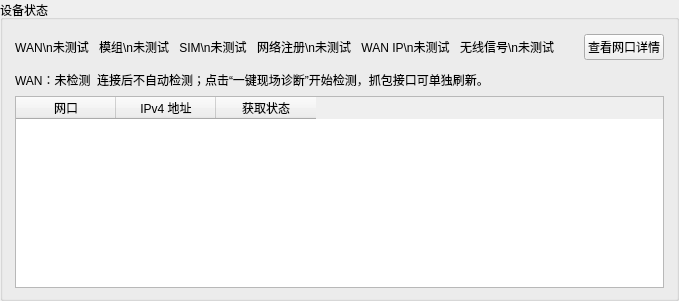
         <widget class="QGroupBox" name="groupDeviceStatus">
          <property name="title">
           <string>设备状态</string>
          </property>
          <layout class="QVBoxLayout" name="deviceStatusLayout">
           <property name="leftMargin">
            <number>12</number>
           </property>
           <property name="topMargin">
            <number>14</number>
           </property>
           <property name="rightMargin">
            <number>12</number>
           </property>
           <property name="bottomMargin">
            <number>10</number>
           </property>
           <property name="spacing">
            <number>8</number>
           </property>
           <item>
            <layout class="QGridLayout" name="deviceCardsLayout">
             <property name="spacing">
              <number>10</number>
             </property>
             <item row="0" column="0">
              <widget class="QLabel" name="labelCardWan">
               <property name="statusCard" stdset="0">
                <bool>true</bool>
               </property>
               <property name="text">
                <string>WAN\n未测试</string>
               </property>
               <property name="alignment">
                <set>Qt::AlignCenter</set>
               </property>
               <property name="minimumHeight">
                <number>58</number>
               </property>
              </widget>
             </item>
             <item row="0" column="1">
              <widget class="QLabel" name="labelCardModule">
               <property name="statusCard" stdset="0">
                <bool>true</bool>
               </property>
               <property name="text">
                <string>模组\n未测试</string>
               </property>
               <property name="alignment">
                <set>Qt::AlignCenter</set>
               </property>
               <property name="minimumHeight">
                <number>58</number>
               </property>
              </widget>
             </item>
             <item row="0" column="2">
              <widget class="QLabel" name="labelCardSim">
               <property name="statusCard" stdset="0">
                <bool>true</bool>
               </property>
               <property name="text">
                <string>SIM\n未测试</string>
               </property>
               <property name="alignment">
                <set>Qt::AlignCenter</set>
               </property>
               <property name="minimumHeight">
                <number>58</number>
               </property>
              </widget>
             </item>
             <item row="0" column="3">
              <widget class="QLabel" name="labelCardRegistration">
               <property name="statusCard" stdset="0">
                <bool>true</bool>
               </property>
               <property name="text">
                <string>网络注册\n未测试</string>
               </property>
               <property name="alignment">
                <set>Qt::AlignCenter</set>
               </property>
               <property name="minimumHeight">
                <number>58</number>
               </property>
              </widget>
             </item>
             <item row="0" column="4">
              <widget class="QLabel" name="labelCardWanIp">
               <property name="statusCard" stdset="0">
                <bool>true</bool>
               </property>
               <property name="text">
                <string>WAN IP\n未测试</string>
               </property>
               <property name="alignment">
                <set>Qt::AlignCenter</set>
               </property>
               <property name="minimumHeight">
                <number>58</number>
               </property>
              </widget>
             </item>
             <item row="0" column="5">
              <widget class="QLabel" name="labelCardSignal">
               <property name="statusCard" stdset="0">
                <bool>true</bool>
               </property>
               <property name="text">
                <string>无线信号\n未测试</string>
               </property>
               <property name="alignment">
                <set>Qt::AlignCenter</set>
               </property>
               <property name="minimumHeight">
                <number>58</number>
               </property>
               <property name="minimumWidth">
                <number>190</number>
               </property>
              </widget>
             </item>
             <item row="0" column="6">
              <spacer name="deviceCardSpacer">
               <property name="orientation">
                <enum>Qt::Horizontal</enum>
               </property>
               <property name="sizeHint" stdset="0">
                <size>
                 <width>20</width>
                 <height>20</height>
                </size>
               </property>
              </spacer>
             </item>
             <item row="0" column="7">
              <widget class="QPushButton" name="btnToggleDeviceDetails">
               <property name="text">
                <string>查看网口详情</string>
               </property>
               <property name="maximumWidth">
                <number>130</number>
               </property>
              </widget>
             </item>
            </layout>
           </item>
           <item>
            <widget class="QWidget" name="deviceDetailsPanel">
             <property name="visible">
              <bool>false</bool>
             </property>
             <layout class="QVBoxLayout" name="deviceDetailsLayout">
              <property name="leftMargin">
               <number>0</number>
              </property>
              <property name="topMargin">
               <number>2</number>
              </property>
              <property name="rightMargin">
               <number>0</number>
              </property>
              <property name="bottomMargin">
               <number>0</number>
              </property>
              <property name="spacing">
               <number>6</number>
              </property>
              <item>
               <layout class="QHBoxLayout" name="deviceSummaryLayout">
                <item>
                 <widget class="QLabel" name="labelWanSummary">
                  <property name="text">
                   <string>WAN：未检测</string>
                  </property>
                 </widget>
                </item>
                <item>
                 <widget class="QLabel" name="labelAutoDetectStatus">
                  <property name="text">
                   <string>连接后不自动检测；点击“一键现场诊断”开始检测，抓包接口可单独刷新。</string>
                  </property>
                 </widget>
                </item>
                <item>
                 <spacer name="deviceStatusSpacer">
                  <property name="orientation">
                   <enum>Qt::Horizontal</enum>
                  </property>
                  <property name="sizeHint" stdset="0">
                   <size>
                    <width>40</width>
                    <height>20</height>
                   </size>
                  </property>
                 </spacer>
                </item>
               </layout>
              </item>
              <item>
               <widget class="QTableWidget" name="tableInterfaces">
                <property name="minimumHeight">
                 <number>100</number>
                </property>
                <property name="columnCount">
                 <number>3</number>
                </property>
                <property name="rowCount">
                 <number>0</number>
                </property>
                <column>
                 <property name="text">
                  <string>网口</string>
                 </property>
                </column>
                <column>
                 <property name="text">
                  <string>IPv4 地址</string>
                 </property>
                </column>
                <column>
                 <property name="text">
                  <string>获取状态</string>
                 </property>
                </column>
               </widget>
              </item>
             </layout>
            </widget>
           </item>
          </layout>
         </widget>
